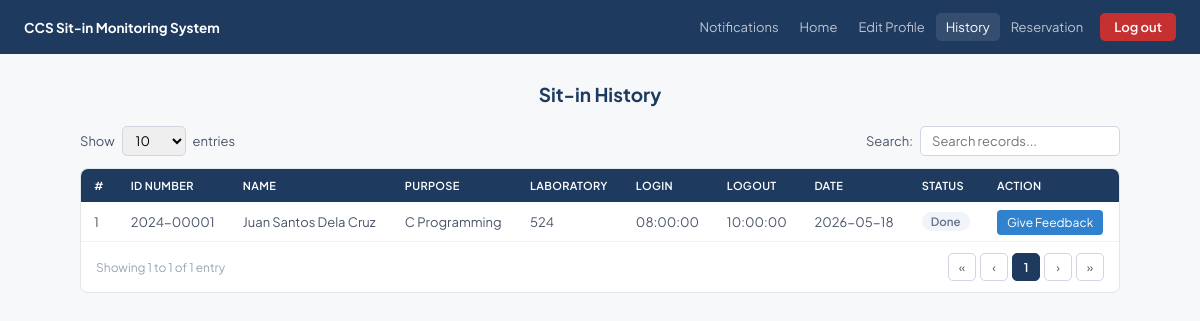
Screenshot of /sysarch/history.php (signed in) with the database file from the repository.
### tables this page shows
CREATE TABLE `sit_in_history` (
  `id` int NOT NULL,
  `student_id` int DEFAULT NULL,
  `id_number` varchar(20) NOT NULL,
  `fullname` varchar(255) NOT NULL,
  `sit_purpose` varchar(255) NOT NULL,
  `laboratory` varchar(50) NOT NULL,
  `login_time` time DEFAULT NULL,
  `logout_time` time DEFAULT NULL,
  `date` date NOT NULL,
  `created_at` timestamp NULL DEFAULT CURRENT_TIMESTAMP,
  `feedback` text,
  `pc_number` int DEFAULT NULL
);

### sysarch/history.php (the view, shortened to what this page needs)
<?php
require_once 'db.php';
$history = $pdo->prepare("SELECT * FROM sit_in_history WHERE student_id = ? ORDER BY date DESC, login_time DESC");
$history->execute([$_SESSION['student_id']]);
$rows = $history->fetchAll();
?>
<!DOCTYPE html>
<html lang="en">
<head>
</head>
<body>
<nav>
  <div class="nav-brand">CCS Sit-in Monitoring System</div>
  <div class="nav-links">
   <a href="notifications.php">
        Notifications
    </a>
    <a href="homepage.php">Home</a>
    <a href="profile.php">Edit Profile</a>
    <a href="history.php" class="active">History</a>
    <a href="reservation.php">Reservation</a>
    <a href="logout.php" class="btn-logout">Log out</a>
  </div>
</nav>
<div class="page-body">
  <div class="page-title">Sit-in History</div>
  <div class="toolbar">
    <div class="entries-wrap">
      Show <select id="entriesSelect" onchange="renderPage()">
        <option value="10">10</option><option value="25">25</option><option value="50">50</option><option value="100">100</option>
      </select> entries
    </div>
    <div class="search-wrap">
      Search: <input type="text" id="searchInput" placeholder="Search records..." oninput="filterTable()"/>
    </div>
  </div>
  <div class="card">
    <table>
      <thead>
        <tr>
          <th>#</th><th>ID Number</th><th>Name</th><th>Purpose</th><th>Laboratory</th><th>Login</th><th>Logout</th><th>Date</th><th>Status</th><th>Action</th>
        </tr>
      </thead>
      <tbody id="historyBody">
        <?php if ($rows): $i=0; foreach ($rows as $r): $i++; ?>
        <tr>
          <td><?= $i ?></td>
          <td><?= htmlspecialchars($r['id_number']) ?></td>
          <td><?= htmlspecialchars($r['fullname']) ?></td>
          <td><?= htmlspecialchars($r['sit_purpose']) ?></td>
          <td><?= htmlspecialchars($r['laboratory']) ?></td>
          <td><?= htmlspecialchars($r['login_time'] ?? '—') ?></td>
          <td><?= htmlspecialchars($r['logout_time'] ?? '—') ?></td>
          <td><?= htmlspecialchars($r['date']) ?></td>
          <td>
            <?php if (empty($r['logout_time'])): ?>
              <span class="badge badge-active">Active</span>
            <?php else: ?>
              <span class="badge badge-done">Done</span>
            <?php endif; ?>
          </td>
          <td>
        <a href="send_feedback.php?sitin_id=<?= $r['id'] ?>" style="padding: 5px 10px; background-color: #3182ce; color: white; text-decoration: none; border-radius: 4px; font-size: 12px;">
            Give Feedback
        </a>
    </td>
        </tr>
        <?php endforeach; else: ?>
        <tr><td colspan="9" class="no-data">No sit-in history found yet.</td></tr>
        <?php endif; ?>
      </tbody>
    </table>
    <div class="table-footer">
      <span id="tableInfo">Showing <?= count($rows) ?> entr<?= count($rows)===1?'y':'ies' ?></span>
      <div class="pagination" id="paginationWrap"></div>
    </div>
  </div>
</div>
</body>
</html>

### sysarch/history.php (style rules this page uses)
* { box-sizing:border-box;margin:0;padding:0; }
body { font-family:'Plus Jakarta Sans',sans-serif;background:#f7f8fa;color:#1e2a38;min-height:100vh;font-size:14px; }
nav { background:#1e3a5f;height:54px;padding:0 24px;display:flex;align-items:center;justify-content:space-between;position:sticky;top:0;z-index:100; }
.nav-brand { font-size:13.5px;font-weight:700;color:#fff; }
.nav-links { display:flex;align-items:center;gap:1px; }
.nav-links a { font-size:13px;color:rgba(255,255,255,0.7);text-decoration:none;padding:6px 10px;border-radius:5px;transition:all .15s;white-space:nowrap; }
.nav-links a:hover,.nav-links a.active { color:#fff;background:rgba(255,255,255,0.1); }
.btn-logout { background:#c53030 !important;color:#fff !important;font-weight:600 !important;border-radius:5px;padding:6px 14px !important;margin-left:6px; }
.page-body { max-width:1080px;margin:0 auto;padding:28px 20px 52px; }
.page-title { font-size:19px;font-weight:700;color:#1e3a5f;margin-bottom:20px;text-align:center; }
.toolbar { display:flex;align-items:center;justify-content:space-between;margin-bottom:12px;flex-wrap:wrap;gap:8px; }
.entries-wrap { display:flex;align-items:center;gap:7px;font-size:13px;color:#4a5568; }
.entries-wrap select { padding:5px 9px;border:1px solid #d0d7e2;border-radius:5px;font-family:'Plus Jakarta Sans',sans-serif;font-size:13px;outline:none; }
.search-wrap { display:flex;align-items:center;gap:7px;font-size:13px;color:#4a5568; }
.search-wrap input { padding:6px 11px;border:1px solid #d0d7e2;border-radius:5px;font-family:'Plus Jakarta Sans',sans-serif;font-size:13px;outline:none;width:200px; }
.card { background:#fff;border-radius:8px;border:1px solid #e2e6ea;overflow:hidden; }
table { width:100%;border-collapse:collapse; }
thead tr { background:#1e3a5f; }
thead th { color:#fff;font-size:11px;font-weight:600;padding:10px 13px;text-align:left;white-space:nowrap;text-transform:uppercase;letter-spacing:0.03em; }
tbody tr { border-bottom:1px solid #f0f2f5;transition:background .12s; }
tbody tr:last-child { border-bottom:none; }
tbody td { padding:10px 13px;font-size:13px;color:#4a5568; }
.badge { display:inline-block;padding:2px 9px;border-radius:20px;font-size:11.5px;font-weight:600; }
.badge-done { background:#f1f5f9;color:#64748b; }
.table-footer { display:flex;align-items:center;justify-content:space-between;padding:11px 15px;border-top:1px solid #f0f2f5;font-size:12px;color:#9aa5b4;flex-wrap:wrap;gap:7px; }
.pagination { display:flex;align-items:center;gap:4px; }

### rows the page displays
sit_in_history: id_number "2024-00001", fullname "Juan Santos Dela Cruz", sit_purpose "C Programming", laboratory "524", login_time "08:00:00", logout_time "10:00:00", date "2026-05-18", shows "Done"
